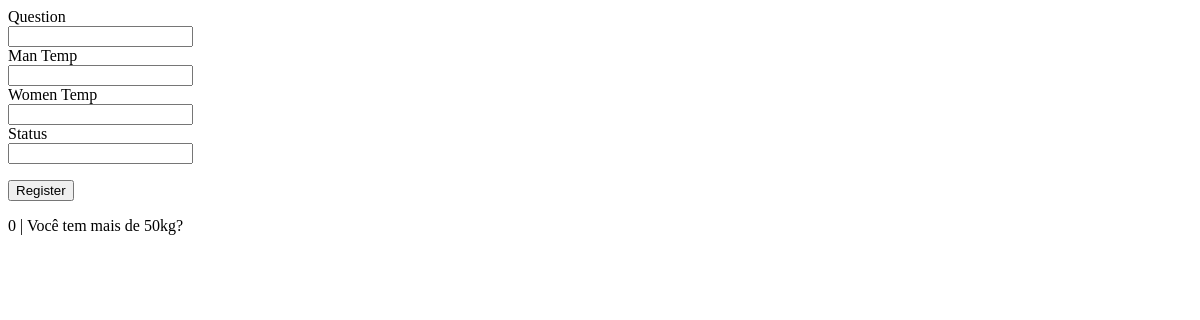
The app's page /add, older data.
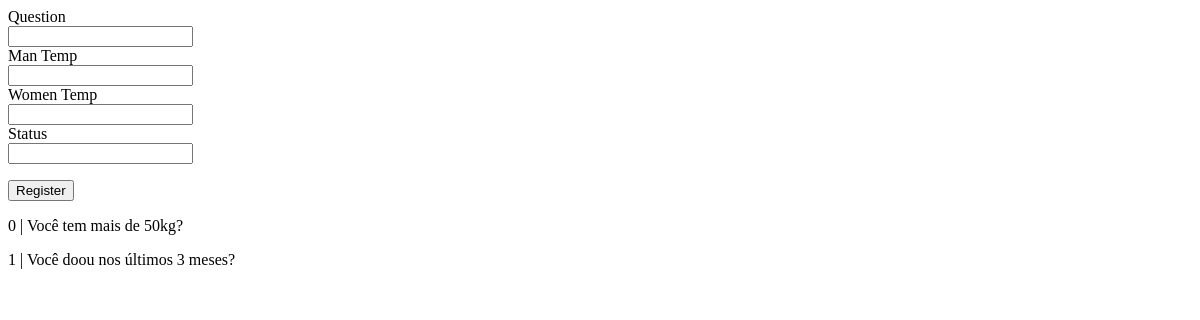
The same page, newer data.
### oneblood.py (models this page shows, shortened)
class Quizz(db.Model):
    id = db.Column(db.Integer, primary_key=True)
    question = db.Column(db.String(800))
    man_temp = db.Column(db.Integer)
    woman_temp = db.Column(db.Integer)
    status = db.Column(db.Integer)

### oneblood.py (the view)
@app.route('/add', methods=['post', 'get'])
def players():
    form = RegistrationQuizzForm(request.form)
    if request.method == "POST":
        q = Quizz(form.question.data, form.man_temp.data, form.woman_temp.data, form.status.data)
        db.session.add(q)
        db.session.commit()
    return render_template('add_question.html', form=form, quizz=Quizz.query.all())

### forms.py
class RegistrationQuizzForm(FlaskForm):
    question = StringField('Question', [validators.Length(min=4, max=800)])
    man_temp = IntegerField('Man Temp')
    woman_temp = IntegerField('Women Temp')
    status = IntegerField('Status')

### templates/add_question.html
{% from "form.html" import render_field %}
    <form class="form-inline" method=post action="/add">
        {{ render_field(form.question) }}
        {{ render_field(form.man_temp) }}
        {{ render_field(form.woman_temp) }}
        {{ render_field(form.status) }}
        <p><input class="w3-btn w3-light-grey w3-padding-large w3-hover-grey" type=submit value=Register></p>
</form>
<div>
    {% for q in quizz %}
        <p>{{ q.id }} | {{ q.question }}</p>
    {% endfor %}
</div>

### templates/form.html (shortened to what this page needs)
{% macro render_field(field) %}
    <div class="form-group">
      <label>{{ field.label }}</label>
      <div>{{ field(class="form-control", **kwargs)|safe }}
      </div>
    </div>
{% endmacro %}

Row changes from the older to the newer data that the page shows:
added Quizz: id "1", question "Você doou nos últimos 3 meses?"
